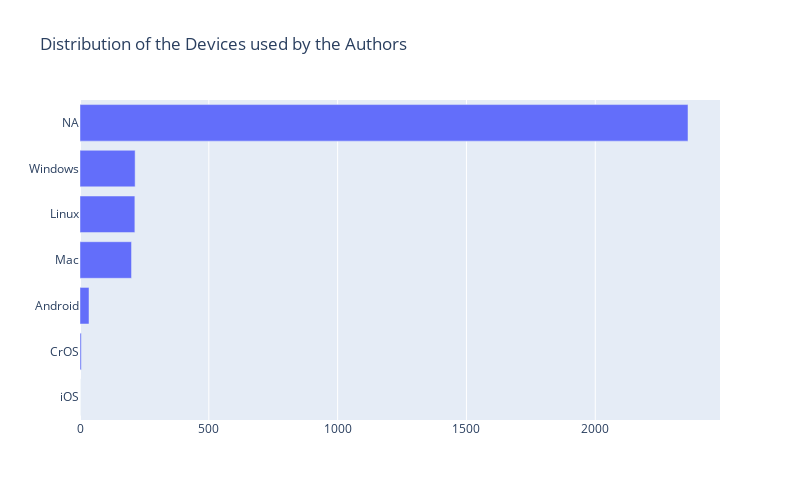

Notebook source saved alongside this figure:
### Code cell
#Create a new column 'authorUserAgentNew' to categorize values for the column 'authorUserAgent' and fill in the missing values
userAgentValues = pd.Series(["Android", "Windows","Linux","Mac","iOS", "NA", "CrOS"], dtype = "category")
articlesDF['authorUserAgent'].fillna("NA",inplace=True)
articlesDF['authorUserAgentNew'] = userAgentValues
for iX, val in userAgentValues.iteritems():
    articlesDF.loc[articlesDF.authorUserAgent.str.contains(val, na=False), 'authorUserAgentNew'] = val
#articlesDF['authorUserAgentNew'].value_counts()
#articlesDF['authorUserAgentNew'].value_counts().sum()
barAuthorAgents = go.Figure()
barAuthorAgents.add_trace(go.Bar(x=articlesDF['authorUserAgentNew'].value_counts().values,y=articlesDF['authorUserAgentNew'].value_counts().index, orientation='h'))
barAuthorAgents.update_layout(height=500, width=800, title_text="Distribution of the Devices used by the Authors")
barAuthorAgents.update_yaxes(categoryorder = 'total ascending')
barAuthorAgents.show()

### Figure 1 — Plotly figure (JSON) as saved in the notebook; plotly's stock layout.template omitted (floating-point values rounded to 4 significant figures)
{"data": [{"orientation": "h", "type": "bar", "x": [2360, 214, 213, 200, 35, 5, 0], "y": ["NA", "Windows", "Linux", "Mac", "Android", "CrOS", "iOS"]}], "layout": {"height": 500, "title": {"text": "Distribution of the Devices used by the Authors"}, "width": 800, "yaxis": {"categoryorder": "total ascending"}}}
